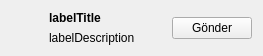
<?xml version="1.0" encoding="UTF-8"?>
<ui version="4.0">
 <class>ItemWidget</class>
 <widget class="QWidget" name="ItemWidget">
  <property name="geometry">
   <rect>
    <x>0</x>
    <y>0</y>
    <width>263</width>
    <height>48</height>
   </rect>
  </property>
  <property name="windowTitle">
   <string notr="true">ItemWidget</string>
  </property>
  <layout class="QGridLayout" name="gridLayout">
   <item row="0" column="1">
    <layout class="QVBoxLayout" name="verticalLayout">
     <item>
      <widget class="QLabel" name="labelTitle">
       <property name="font">
        <font>
         <weight>75</weight>
         <bold>true</bold>
        </font>
       </property>
       <property name="text">
        <string notr="true">labelTitle</string>
       </property>
      </widget>
     </item>
     <item>
      <widget class="QLabel" name="labelDescription">
       <property name="text">
        <string notr="true">labelDescription</string>
       </property>
      </widget>
     </item>
    </layout>
   </item>
   <item row="0" column="0">
    <widget class="QLabel" name="labelIcon">
     <property name="minimumSize">
      <size>
       <width>32</width>
       <height>32</height>
      </size>
     </property>
     <property name="maximumSize">
      <size>
       <width>32</width>
       <height>32</height>
      </size>
     </property>
     <property name="text">
      <string notr="true"/>
     </property>
    </widget>
   </item>
   <item row="0" column="2">
    <spacer name="horizontalSpacer">
     <property name="orientation">
      <enum>Qt::Horizontal</enum>
     </property>
     <property name="sizeHint" stdset="0">
      <size>
       <width>50</width>
       <height>20</height>
      </size>
     </property>
    </spacer>
   </item>
   <item row="0" column="3">
    <widget class="QPushButton" name="sendButton">
     <property name="text">
      <string>Gönder</string>
     </property>
    </widget>
   </item>
  </layout>
 </widget>
 <resources/>
 <connections/>
</ui>
